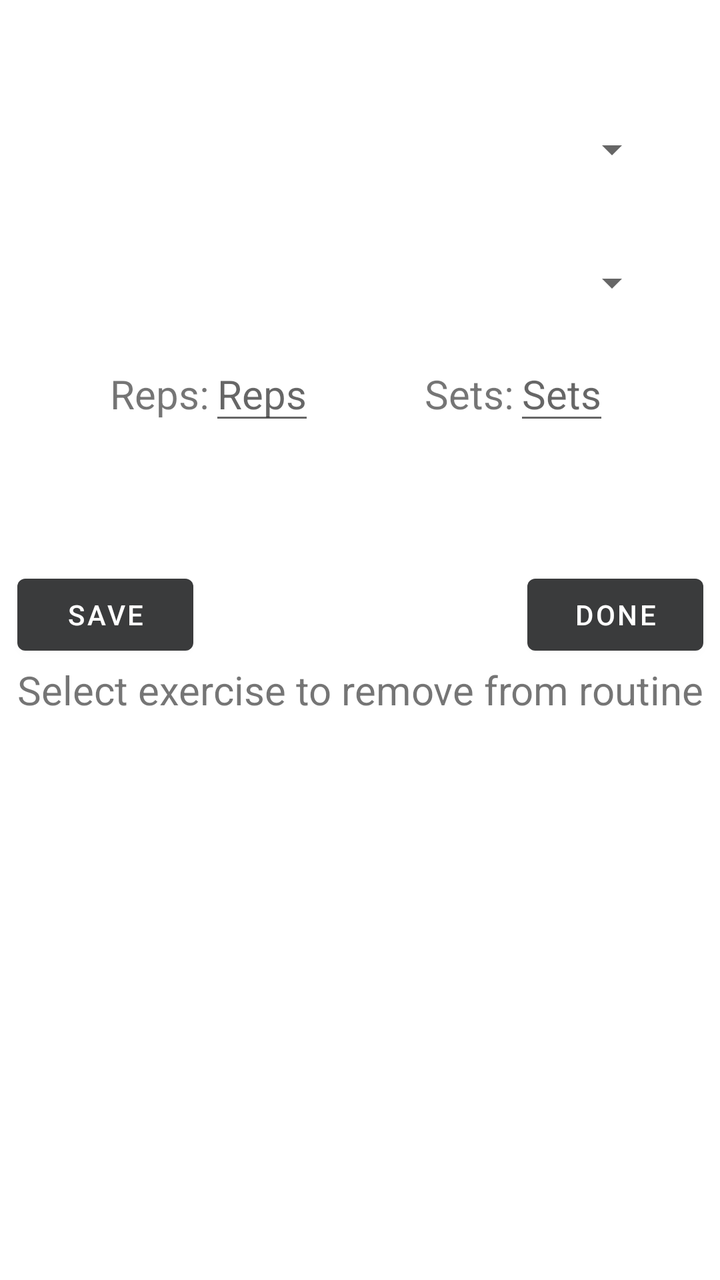
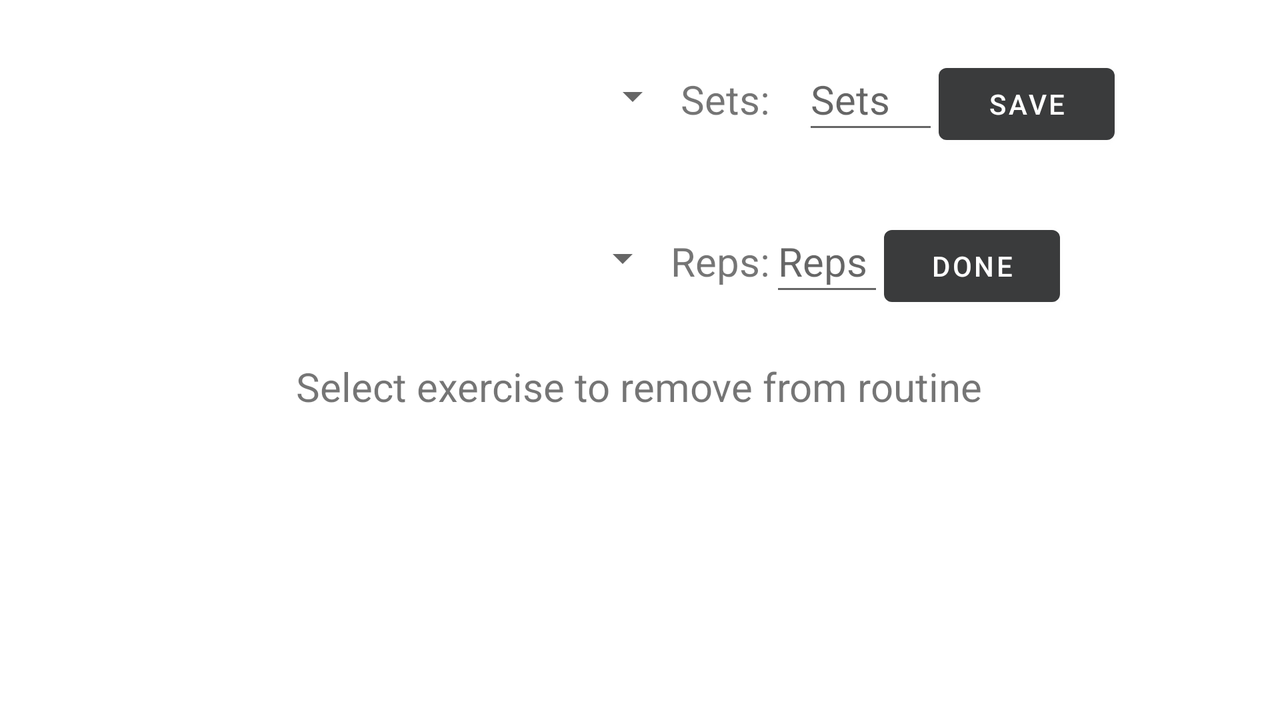

One screen, two layout resources from the same app: the default and the repository's alternative for another configuration. Each is rendered where Android would select it; the XML of both is given below.
<!-- AndroidManifest.xml: application theme Theme.Workout365 -->
<!-- res/layout/activity_edit_routine.xml -->
<?xml version="1.0" encoding="utf-8"?>
<androidx.constraintlayout.widget.ConstraintLayout xmlns:android="http://schemas.android.com/apk/res/android"
    xmlns:app="http://schemas.android.com/apk/res-auto"
    xmlns:tools="http://schemas.android.com/tools"
    android:layout_width="match_parent"
    android:layout_height="match_parent"
    tools:context=".EditRoutine">

    <Spinner
        android:id="@+id/setRoutineDay"
        android:layout_width="match_parent"
        android:layout_height="wrap_content"
        android:layout_marginLeft="30dp"
        android:layout_marginTop="20dp"
        android:layout_marginRight="30dp"
        app:layout_constraintBottom_toTopOf="@+id/addExercise"
        app:layout_constraintEnd_toEndOf="parent"
        app:layout_constraintStart_toStartOf="parent"
        app:layout_constraintTop_toTopOf="parent" />

    <Spinner
        android:id="@+id/addExercise"
        android:layout_width="match_parent"
        android:layout_height="wrap_content"
        android:layout_marginLeft="30dp"
        android:layout_marginRight="30dp"
        app:layout_constraintBottom_toBottomOf="parent"
        app:layout_constraintEnd_toEndOf="parent"
        app:layout_constraintStart_toStartOf="parent"
        app:layout_constraintTop_toTopOf="parent"
        app:layout_constraintVertical_bias="0.21" />

    <Button
        android:id="@+id/saveEdit"
        android:layout_width="wrap_content"
        android:layout_height="wrap_content"
        android:onClick="saveEdit"
        android:text="Save"
        app:layout_constraintEnd_toStartOf="@+id/doneButton"
        app:layout_constraintHorizontal_bias="0.0"
        app:layout_constraintStart_toStartOf="@+id/textView1"
        app:layout_constraintTop_toBottomOf="@+id/linearLayout" />

    <Button
        android:id="@+id/doneButton"
        android:layout_width="wrap_content"
        android:layout_height="wrap_content"
        android:onClick="finishTask"
        android:text="Done"
        app:layout_constraintEnd_toEndOf="@+id/textView1"
        app:layout_constraintHorizontal_bias="1.0"
        app:layout_constraintStart_toStartOf="parent"
        app:layout_constraintTop_toBottomOf="@+id/linearLayout" />

    <LinearLayout
        android:id="@+id/linearLayout"
        android:layout_width="match_parent"
        android:layout_marginTop="20dp"
        android:layout_height="110dp"
        app:layout_constraintTop_toBottomOf="@+id/addExercise"
        tools:layout_editor_absoluteX="1dp">

        <Space
            android:layout_width="0dp"
            android:layout_height="1dp"
            android:layout_weight="1" />

        <TextView
            android:id="@+id/repsView"
            android:inputType="number"
            android:layout_width="wrap_content"
            android:layout_height="wrap_content"
            android:text="Reps:"
            android:textSize="20sp" />


        <EditText
            android:id="@+id/repsEdit"
            android:inputType="number"
            android:layout_width="wrap_content"
            android:layout_height="wrap_content"
            android:hint="Reps"
            android:maxLength="3"
            android:textSize="20sp" />


        <Space
            android:layout_width="0dp"
            android:layout_height="1dp"
            android:layout_weight="1" />

        <TextView
            android:id="@+id/setsView"
            android:inputType="number"
            android:layout_width="wrap_content"
            android:layout_height="wrap_content"
            android:text="Sets:"
            android:textSize="20sp" />

        <EditText
            android:id="@+id/setsEdit"
            android:inputType="number"
            android:layout_width="wrap_content"
            android:layout_height="wrap_content"
            android:hint="Sets"
            android:maxLength="3"
            android:textSize="20sp" />

        <Space
            android:layout_width="0dp"
            android:layout_height="1dp"
            android:layout_weight="1" />


    </LinearLayout>

    <TextView
        android:id="@+id/textView1"
        android:layout_width="wrap_content"
        android:layout_height="wrap_content"
        android:text="Select exercise to remove from routine"
        android:textSize="20dp"
        app:layout_constraintEnd_toEndOf="parent"
        app:layout_constraintStart_toStartOf="parent"
        app:layout_constraintTop_toBottomOf="@+id/saveEdit" />

    <ListView
        android:id="@+id/routineLV"
        android:layout_width="match_parent"
        android:layout_height="230dp"
        android:layout_marginLeft="10dp"
        android:layout_marginRight="10dp"
        app:layout_constraintBottom_toBottomOf="parent"
        app:layout_constraintEnd_toEndOf="parent"
        app:layout_constraintStart_toStartOf="parent"
        app:layout_constraintTop_toBottomOf="@+id/textView1" />

</androidx.constraintlayout.widget.ConstraintLayout>
<!-- resources referenced by this layout -->
<resources>
  <style name="Theme.Workout365" parent="Theme.MaterialComponents.DayNight.DarkActionBar">
          
          <item name="colorPrimary">@color/darkgrey</item>
          <item name="colorPrimaryVariant">@color/darkgrey</item>
          <item name="colorOnPrimary">@color/white</item>
          
          <item name="colorSecondary">@color/teal_200</item>
          <item name="colorSecondaryVariant">@color/teal_700</item>
          <item name="colorOnSecondary">@color/black</item>
          
          <item name="android:statusBarColor" tools:targetApi="l">?attr/colorPrimaryVariant</item>
          
      </style>
  <color name="darkgrey">#3A3B3C</color>
  <color name="white">#FFFFFFFF</color>
  <color name="teal_200">#FF03DAC5</color>
  <color name="teal_700">#FF018786</color>
  <color name="black">#FF000000</color>
</resources>
<!-- res/layout-land/activity_edit_routine.xml (the repository's variant of the layout above) -->
<!-- drawn on the phone turned sideways -->
<?xml version="1.0" encoding="utf-8"?>
<androidx.constraintlayout.widget.ConstraintLayout xmlns:android="http://schemas.android.com/apk/res/android"
    xmlns:app="http://schemas.android.com/apk/res-auto"
    xmlns:tools="http://schemas.android.com/tools"
    android:layout_width="match_parent"
    android:layout_height="match_parent"
    tools:context=".EditRoutine">

    <TextView
        android:id="@+id/textView1"
        android:layout_width="wrap_content"
        android:layout_height="wrap_content"
        android:layout_marginBottom="32dp"
        android:text="Select exercise to remove from routine"
        android:textSize="20dp"
        app:layout_constraintBottom_toTopOf="@+id/routineLV"
        app:layout_constraintEnd_toEndOf="parent"
        app:layout_constraintHorizontal_bias="0.498"
        app:layout_constraintStart_toStartOf="parent"
        app:layout_constraintTop_toBottomOf="@+id/linearLayout3" />

    <ListView
        android:id="@+id/routineLV"
        android:layout_width="match_parent"
        android:layout_height="100dp"
        android:layout_margin="30dp"
        app:layout_constraintBottom_toBottomOf="parent"
        app:layout_constraintEnd_toEndOf="parent"
        app:layout_constraintHorizontal_bias="0.4"
        app:layout_constraintStart_toStartOf="parent"
        app:layout_constraintVertical_bias="0.737" />

    <LinearLayout
        android:id="@+id/linearLayout2"
        android:layout_width="558dp"
        android:layout_height="76dp"
        android:layout_marginTop="24dp"
        android:orientation="horizontal"
        app:layout_constraintEnd_toEndOf="parent"
        app:layout_constraintHorizontal_bias="0.491"
        app:layout_constraintStart_toStartOf="parent"
        app:layout_constraintTop_toTopOf="parent">

        <Spinner
            android:id="@+id/setRoutineDay"
            android:layout_width="300dp"
            android:layout_height="48dp"
            android:contentDescription="description" />

        <TextView
            android:id="@+id/setsView"
            android:layout_width="61dp"
            android:layout_height="wrap_content"
            android:inputType="number"
            android:minWidth="48dp"
            android:minHeight="48dp"
            android:text="Sets:"
            android:textSize="20sp" />

        <EditText
            android:id="@+id/setsEdit"
            android:layout_width="68dp"
            android:layout_height="48dp"
            android:hint="Sets"
            android:inputType="number"
            android:maxLength="3"
            android:textSize="20sp" />

        <Button
            android:id="@+id/saveEdit"
            android:layout_width="wrap_content"
            android:layout_height="wrap_content"
            android:onClick="saveEdit"
            android:text="Save" />

    </LinearLayout>

    <LinearLayout
        android:id="@+id/linearLayout3"
        android:layout_width="575dp"
        android:layout_height="83dp"
        android:layout_marginTop="5dp"
        android:orientation="horizontal"
        app:layout_constraintEnd_toEndOf="parent"
        app:layout_constraintHorizontal_bias="0.545"
        app:layout_constraintStart_toStartOf="parent"
        app:layout_constraintTop_toBottomOf="@+id/linearLayout2">

        <Spinner
            android:id="@+id/addExercise"
            android:layout_width="300dp"
            android:layout_height="48dp"
            android:contentDescription="description" />

        <TextView
            android:id="@+id/repsView"
            android:layout_width="wrap_content"
            android:layout_height="wrap_content"
            android:inputType="number"
            android:minHeight="48dp"
            android:text="Reps:"
            android:textSize="20sp" />

        <EditText
            android:id="@+id/repsEdit"
            android:layout_width="57dp"
            android:layout_height="48dp"
            android:hint="Reps"
            android:inputType="number"
            android:maxLength="3"
            android:textSize="20sp" />

        <Button
            android:id="@+id/doneButton"
            android:layout_width="wrap_content"
            android:layout_height="wrap_content"
            android:onClick="finishTask"
            android:text="Done" />

    </LinearLayout>

</androidx.constraintlayout.widget.ConstraintLayout>
